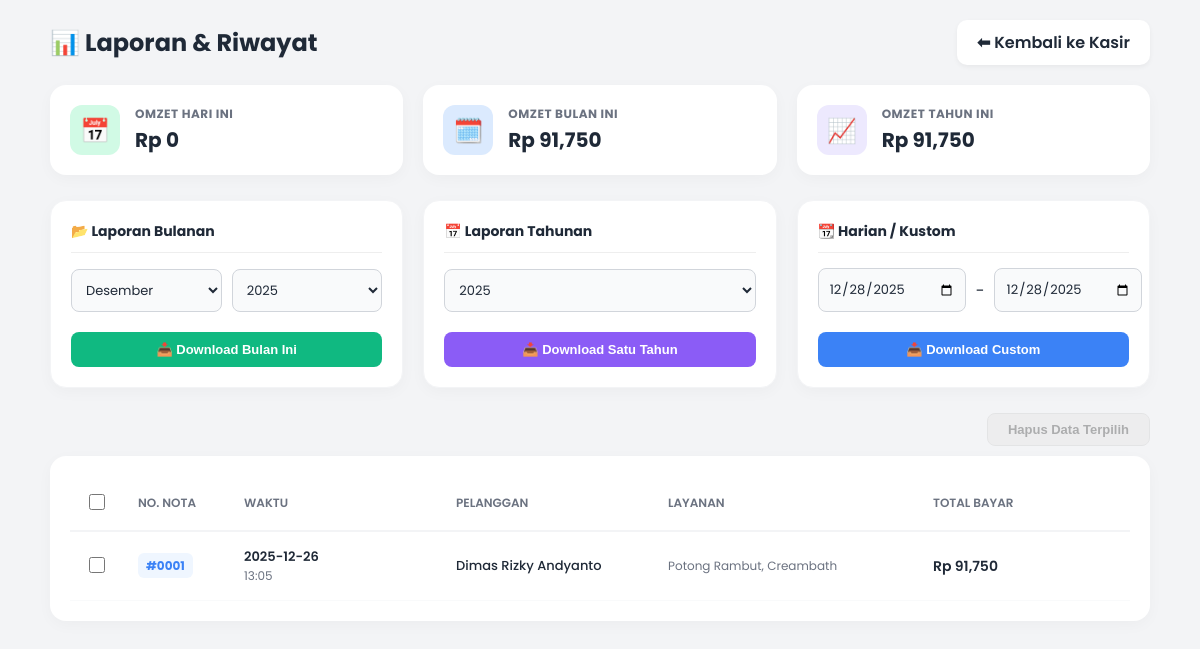
/laporan.php, run on an earlier commit of the app's database.
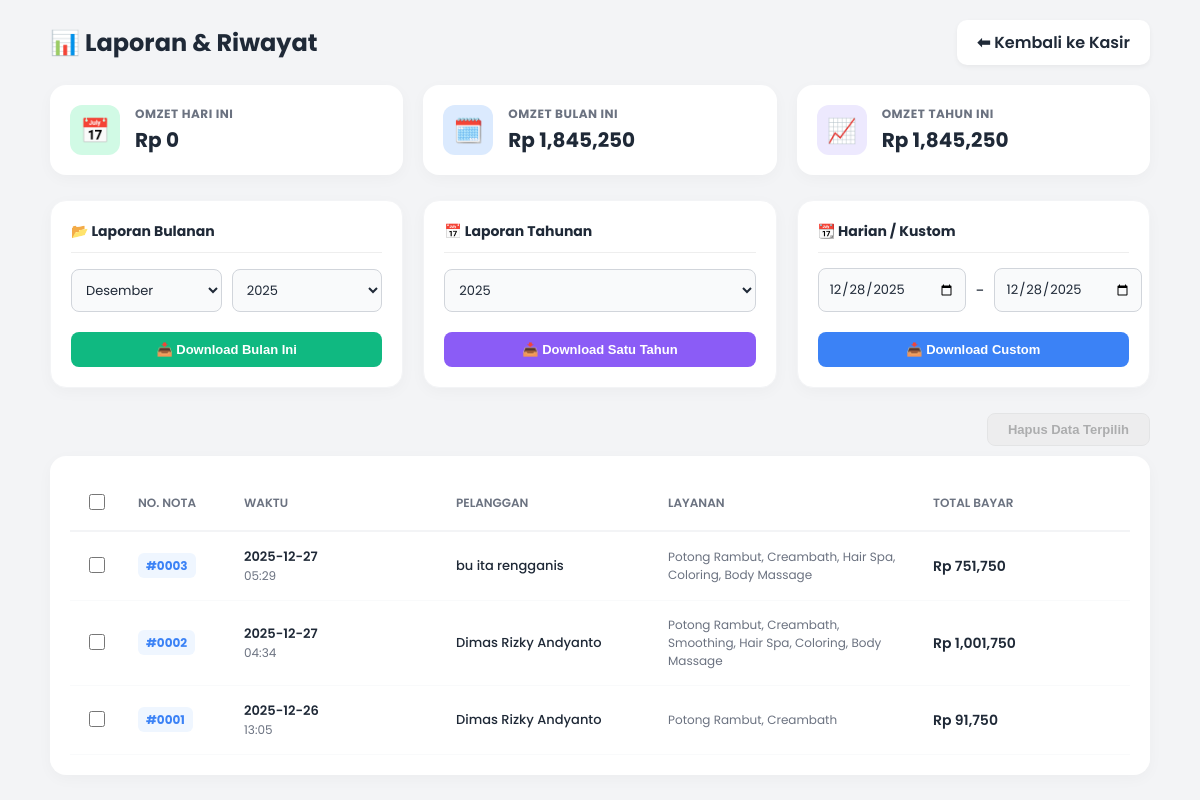
And on a later commit of the database.
### tables this page shows
CREATE TABLE transaksi (
        id INTEGER PRIMARY KEY AUTOINCREMENT,
        tanggal DATE NOT NULL,
        jam TIME NOT NULL,
        nama_pelanggan TEXT,
        jenis_layanan TEXT NOT NULL,
        harga REAL NOT NULL,
        diskon REAL DEFAULT 0,
        total_bayar REAL NOT NULL,
        catatan TEXT
    , metode_pembayaran TEXT DEFAULT 'Tunai', no_nota INTEGER DEFAULT 0, terapis TEXT DEFAULT '-');

### laporan.php (the view, shortened to what this page needs)
<?php
$db = new PDO("sqlite:salon.db");
$db->setAttribute(PDO::ATTR_ERRMODE, PDO::ERRMODE_EXCEPTION);
$hari_ini = date('Y-m-d');
$bulan_ini = date('Y-m');
$tahun_ini = date('Y');
$q_harian = $db->query("SELECT SUM(total_bayar) as total FROM transaksi WHERE tanggal = '$hari_ini'");
$total_harian = $q_harian->fetch()['total'] ?: 0;
$q_bulanan = $db->query("SELECT SUM(total_bayar) as total FROM transaksi WHERE strftime('%Y-%m', tanggal) = '$bulan_ini'");
$total_bulanan = $q_bulanan->fetch()['total'] ?: 0;
$q_tahunan = $db->query("SELECT SUM(total_bayar) as total FROM transaksi WHERE strftime('%Y', tanggal) = '$tahun_ini'");
$total_tahunan = $q_tahunan->fetch()['total'] ?: 0;
$semua_data = $db->query("SELECT * FROM transaksi ORDER BY no_nota DESC");
$bulan_indo = [
    '01' => 'Januari', '02' => 'Februari', '03' => 'Maret', '04' => 'April',
    '05' => 'Mei', '06' => 'Juni', '07' => 'Juli', '08' => 'Agustus',
    '09' => 'September', '10' => 'Oktober', '11' => 'November', '12' => 'Desember'
];
?>
<!DOCTYPE html>
<html lang="id">
<head>
</head>
<body>
    <div class="header-page">
        <h2 style="margin: 0; font-size: 24px;">📊 Laporan & Riwayat</h2>
        <a href="index.php" class="btn-back">⬅ Kembali ke Kasir</a>
    </div>
    <div class="container">
        <div class="dashboard-grid">
            <div class="stat-card"><div class="icon-box icon-green">📅</div><div class="stat-info"><h4>Omzet Hari Ini</h4><p>Rp <?= number_format($total_harian) ?></p></div></div>
            <div class="stat-card"><div class="icon-box icon-blue">🗓️</div><div class="stat-info"><h4>Omzet Bulan Ini</h4><p>Rp <?= number_format($total_bulanan) ?></p></div></div>
            <div class="stat-card"><div class="icon-box icon-purple">📈</div><div class="stat-info"><h4>Omzet Tahun Ini</h4><p>Rp <?= number_format($total_tahunan) ?></p></div></div>
        </div>
        <div class="download-area">
            <div class="dl-card">
                <span class="dl-title">📂 Laporan Bulanan</span>
                <form action="export_excel.php" method="GET" target="_blank" class="filter-form">
                    <div class="row-group">
                        <select name="bulan" required>
                            <?php $curMonth = date('m'); foreach($bulan_indo as $k => $v): ?>
                                <option value="<?= $k ?>" <?= $k == $curMonth ? 'selected' : '' ?>><?= $v ?></option>
                            <?php endforeach; ?>
                        </select>
                        <select name="tahun" required>
                            <?php $curYear = date('Y'); for($y = $curYear - 2; $y <= $curYear + 1; $y++): ?>
                                <option value="<?= $y ?>" <?= $y == $curYear ? 'selected' : '' ?>><?= $y ?></option>
                            <?php endfor; ?>
                        </select>
                    </div>
                    <button type="submit" class="btn-excel btn-green">📥 Download Bulan Ini</button>
                </form>
            </div>
            <div class="dl-card">
                <span class="dl-title">📅 Laporan Tahunan</span>
                <form action="export_excel.php" method="GET" target="_blank" class="filter-form">
                    <select name="tahun_saja" required>
                        <?php $curYear = date('Y'); for($y = $curYear - 2; $y <= $curYear + 1; $y++): ?>
                            <option value="<?= $y ?>" <?= $y == $curYear ? 'selected' : '' ?>><?= $y ?></option>
                        <?php endfor; ?>
                    </select>
                    <button type="submit" class="btn-excel btn-purple">📥 Download Satu Tahun</button>
                </form>
            </div>
            <div class="dl-card">
                <span class="dl-title">📆 Harian / Kustom</span>
                <form action="export_excel.php" method="GET" target="_blank" class="filter-form">
                    <div class="row-group">
                        <input type="date" name="tgl_mulai" required value="<?= date('Y-m-d') ?>">
                        <span style="align-self:center">-</span>
                        <input type="date" name="tgl_selesai" required value="<?= date('Y-m-d') ?>">
                    </div>
                    <button type="submit" class="btn-excel btn-blue">📥 Download Custom</button>
                </form>
            </div>
        </div>
        <div class="table-action-bar">
            <button type="button" id="btnHapusTrigger" class="btn-delete" disabled onclick="submitDelete()">Hapus Data Terpilih</button>
        </div>
        <div class="table-wrapper">
            <form method="POST" id="mainDeleteForm">
                <table cellspacing="0">
                    <thead>
                        <tr><th width="5%"><input type="checkbox" id="checkAll"></th><th width="10%">No. Nota</th><th width="20%">Waktu</th><th width="20%">Pelanggan</th><th width="25%">Layanan</th><th width="20%">Total Bayar</th></tr>
                    </thead>
                    <tbody>
                        <?php foreach($semua_data as $row): ?>
                        <tr>
                            <td><input type="checkbox" name="pilih[]" value="<?= $row['id'] ?>" class="checkItem"></td>
                            <td><span class="nota-badge">#<?= str_pad($row['no_nota'], 4, '0', STR_PAD_LEFT) ?></span></td>
                            <td><div style="font-weight:600;"><?= $row['tanggal'] ?></div><div class="date-text"><?= $row['jam'] ?></div></td>
                            <td style="font-weight:500;"><?= $row['nama_pelanggan'] ?></td>
                            <td style="color:var(--text-light); font-size:12px;"><?= str_replace(",", ", ", $row['jenis_layanan']) ?></td>
                            <td class="price-text">Rp <?= number_format($row['total_bayar']) ?></td>
                        </tr>
                        <?php endforeach; ?>
                    </tbody>
                </table>
            </form>
        </div>
    </div>
</body>
</html>

### laporan.php (style rules this page uses)
:root { --primary: #ec4899; --bg-body: #f3f4f6; --white: #ffffff; --text-dark: #1f2937; --text-light: #6b7280; --success: #10b981; --danger: #ef4444; --blue: #3b82f6; --warning: #f59e0b; }
body { font-family: 'Poppins', sans-serif; background-color: var(--bg-body); padding: 20px; margin: 0; color: var(--text-dark); }
.header-page { max-width: 1100px; margin: 0 auto 20px auto; display: flex; justify-content: space-between; align-items: center; }
.btn-back { text-decoration: none; color: var(--text-dark); font-weight: 600; background: var(--white); padding: 10px 20px; border-radius: 10px; box-shadow: 0 2px 5px rgba(0,0,0,0.05); transition: 0.3s; }
.container { max-width: 1100px; margin: 0 auto; }
.dashboard-grid { display: grid; grid-template-columns: repeat(3, 1fr); gap: 20px; margin-bottom: 25px; }
.stat-card { background: var(--white); padding: 20px; border-radius: 16px; box-shadow: 0 4px 15px rgba(0,0,0,0.03); display: flex; align-items: center; gap: 15px; }
.icon-box { width: 50px; height: 50px; border-radius: 12px; display: flex; align-items: center; justify-content: center; font-size: 24px; }
.icon-green { background: #d1fae5; color: #059669; }
.icon-blue { background: #dbeafe; color: #2563eb; }
.icon-purple { background: #ede9fe; color: #7c3aed; }
.stat-info h4 { margin: 0; font-size: 12px; color: var(--text-light); text-transform: uppercase; letter-spacing: 0.5px; }
.stat-info p { margin: 2px 0 0 0; font-size: 20px; font-weight: 700; color: var(--text-dark); }
.download-area { display: grid; grid-template-columns: repeat(auto-fit, minmax(300px, 1fr)); gap: 20px; margin-bottom: 25px; }
.dl-card { background: var(--white); padding: 20px; border-radius: 16px; box-shadow: 0 4px 15px rgba(0,0,0,0.03); border: 1px solid #f3f4f6; display: flex; flex-direction: column; justify-content: space-between; }
.dl-title { font-weight: 700; font-size: 14px; margin-bottom: 15px; display: block; color: var(--text-dark); border-bottom: 1px solid #eee; padding-bottom: 10px; }
.filter-form { display: flex; flex-direction: column; gap: 10px; }
.row-group { display: flex; gap: 10px; }
select, input[type=date] { width: 100%; border: 1px solid #d1d5db; padding: 10px; border-radius: 8px; font-family: inherit; font-size: 13px; color: var(--text-dark); background: #f9fafb; cursor: pointer; }
.btn-excel { background: #10b981; color: white; border: none; padding: 10px; border-radius: 8px; font-weight: 600; font-size: 13px; cursor: pointer; display: flex; justify-content: center; align-items: center; gap: 5px; text-decoration: none; width: 100%; margin-top: 10px; transition: 0.2s; }
.btn-purple { background: #8b5cf6; }
.btn-blue { background: #3b82f6; }
.table-action-bar { display: flex; justify-content: flex-end; margin-bottom: 10px; }
.btn-delete { background: #fee2e2; color: var(--danger); border: 1px solid #fecaca; padding: 8px 20px; border-radius: 8px; font-weight: 600; font-size: 13px; cursor: pointer; transition: 0.2s; }
.btn-delete:disabled { opacity: 0.5; cursor: not-allowed; filter: grayscale(1); }
.table-wrapper { background: var(--white); border-radius: 16px; padding: 20px; box-shadow: 0 4px 15px rgba(0,0,0,0.03); overflow-x: auto; }
table { width: 100%; border-collapse: separate; border-spacing: 0; }
th { text-align: left; padding: 15px; color: var(--text-light); font-size: 12px; font-weight: 600; text-transform: uppercase; border-bottom: 2px solid #f3f4f6; }
td { padding: 15px; border-bottom: 1px solid #f9fafb; font-size: 13px; color: var(--text-dark); vertical-align: middle; }
.nota-badge { background: #eff6ff; color: var(--blue); padding: 4px 8px; border-radius: 6px; font-weight: 700; font-size: 12px; }
.price-text { font-weight: 600; font-size: 14px; }
.date-text { color: var(--text-light); font-size: 12px; }
input[type="checkbox"] { width: 16px; height: 16px; cursor: pointer; accent-color: var(--primary); }

What changed in the data, as far as the page shows it:
added transaksi: no_nota "0003", tanggal "2025-12-27", jam "05:29", nama_pelanggan "bu ita rengganis", jenis_layanan "Potong Rambut, Creambath, Hair Spa, Coloring, Body Massage", total_bayar "751,750"
added transaksi: no_nota "0002", tanggal "2025-12-27", jam "04:34", nama_pelanggan "Dimas Rizky Andyanto", jenis_layanan "Potong Rambut, Creambath, Smoothing, Hair Spa, Coloring, Body Massage", total_bayar "1,001,750"
Also different on the page:
$total_bulanan: "91,750" → "1,845,250"
$total_tahunan: "91,750" → "1,845,250"
